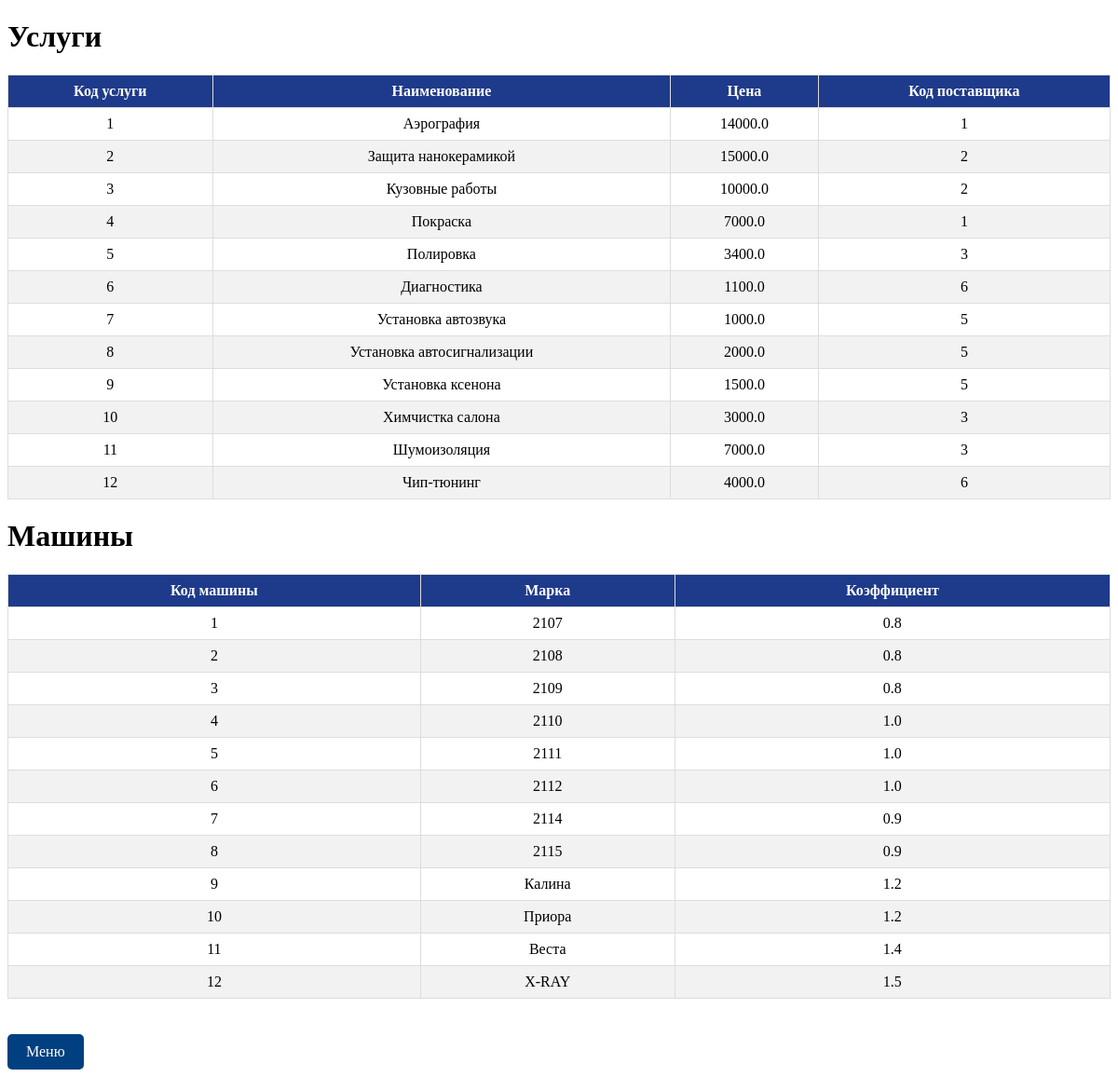
Screenshot of /services/ (signed in) with the database file from the repository.
### services/models.py (models this page shows, shortened)
class Service(models.Model):
    code = models.IntegerField(unique=True)
    name = models.CharField(max_length=100)
    price = models.FloatField()
    supplier_code = models.IntegerField()

class Car(models.Model):
    code = models.IntegerField(unique=True)
    brand = models.CharField(max_length=50)
    coefficient = models.FloatField()

### services/views.py (the view)
# urls.py: path('', views.services_view, name='services'),
@permission_required('services')
def services_view(request):
    services = Service.objects.all()
    cars = Car.objects.all()
    return render(request, 'services/services.html', {'services': services, 'cars': cars})

### access_control/utils.py (called while the page is built)
def has_permission(user, view_name):
    try:
        access = AccessControl.objects.get(user=user)
        permission_map = {
            'homepage': access.view_homepage, #
            'about': access.view_about,
            'services': access.view_services, #
            'suppliers': access.view_suppliers, #
            'employees': access.view_employees, #
            'salary': access.view_salary,
            'reports': access.view_reports, #
            'access_system': access.view_access_system, #
            'archive': access.view_archive, #
        }
        return permission_map.get(view_name, 0) in [1, 2]  # 1 - доступ разрешен, 0 - доступ запрещен
    except AccessControl.DoesNotExist:
        return False

### services/templates/services/services.html (shortened to what this page needs)
{% load static %}
<!DOCTYPE html>
<html lang="en">
<head>
    <link rel="stylesheet" href="{% static 'services/styles.css' %}">
</head>
<body>
    <h1>Услуги</h1>
    <table>
        <thead>
            <tr>
                <th>Код услуги</th>
                <th>Наименование</th>
                <th>Цена</th>
                <th>Код поставщика</th>
            </tr>
        </thead>
        <tbody>
            {% for service in services %}
            <tr>
                <td>{{ service.code }}</td>
                <td>{{ service.name }}</td>
                <td>{{ service.price }}</td>
                <td>{{ service.supplier_code }}</td>
            </tr>
            {% endfor %}
        </tbody>
    </table>
    <h1>Машины</h1>
    <table>
        <thead>
            <tr>
                <th>Код машины</th>
                <th>Марка</th>
                <th>Коэффициент</th>
            </tr>
        </thead>
        <tbody>
            {% for car in cars %}
            <tr>
                <td>{{ car.code }}</td>
                <td>{{ car.brand }}</td>
                <td>{{ car.coefficient }}</td>
            </tr>
            {% endfor %}
        </tbody>
    </table>
    <br>
    <a href="{% url 'homepage' %}" style="display: inline-block; padding: 10px 20px; background-color: #004080; color: #ffffff; border-radius: 5px; text-decoration: none;">Меню</a>
</body>
</html>

### services/static/services/styles.css (style rules this page uses)
table { width: 100%; border-collapse: collapse; margin-bottom: 20px; }
th, td { border: 1px solid #ddd; padding: 8px; text-align: center; }
th { background-color: #1e3a8a; color: white; }
tr:nth-child(even) { background-color: #f2f2f2; }

### rows the page displays
Service: code "1", name "Аэрография", price "14000.0", supplier_code "1"
Service: code "2", name "Защита нанокерамикой", price "15000.0", supplier_code "2"
Service: code "3", name "Кузовные работы", price "10000.0", supplier_code "2"
Service: code "4", name "Покраска", price "7000.0", supplier_code "1"
Service: code "5", name "Полировка", price "3400.0", supplier_code "3"
Service: code "6", name "Диагностика", price "1100.0", supplier_code "6"
Service: code "7", name "Установка автозвука", price "1000.0", supplier_code "5"
Service: code "8", name "Установка автосигнализации", price "2000.0", supplier_code "5"
Service: code "9", name "Установка ксенона", price "1500.0", supplier_code "5"
Service: code "10", name "Химчистка салона", price "3000.0", supplier_code "3"
Service: code "11", name "Шумоизоляция", price "7000.0", supplier_code "3"
Service: code "12", name "Чип-тюнинг", price "4000.0", supplier_code "6"
Car: code "1", brand "2107", coefficient "0.8"
Car: code "2", brand "2108", coefficient "0.8"
Car: code "3", brand "2109", coefficient "0.8"
Car: code "4", brand "2110", coefficient "1.0"
Car: code "5", brand "2111", coefficient "1.0"
Car: code "6", brand "2112", coefficient "1.0"
Car: code "7", brand "2114", coefficient "0.9"
Car: code "8", brand "2115", coefficient "0.9"
Car: code "9", brand "Калина", coefficient "1.2"
Car: code "10", brand "Приора", coefficient "1.2"
Car: code "11", brand "Веста", coefficient "1.4"
Car: code "12", brand "X-RAY", coefficient "1.5"
